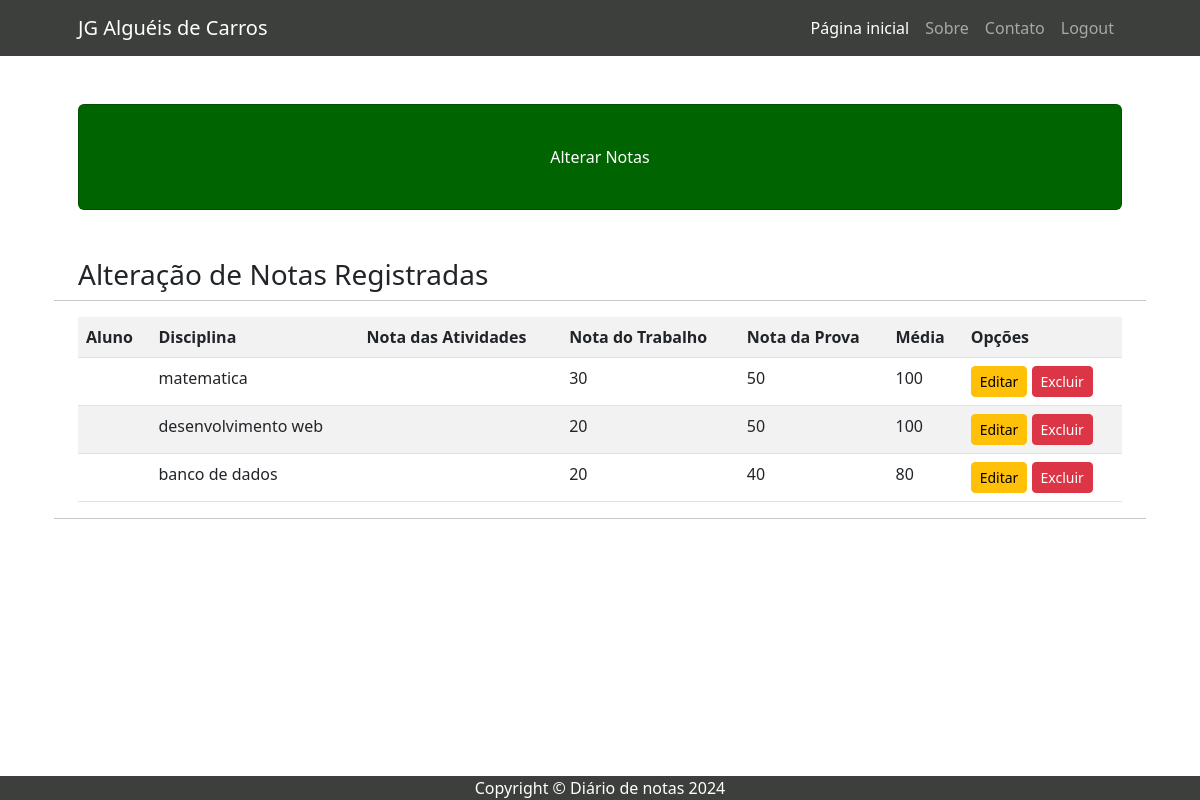
The page /alterar/ (signed in) on the database its author committed.
### usuarios/models.py (models this page shows)
class Nota(models.Model):
    nome_aluno = models.CharField(max_length = 200)
    disciplina = models.CharField(max_length = 200)
    nota_atividade = models.IntegerField(default = 0)
    nota_trabalho = models.IntegerField(default = 0)
    nota_prova = models.IntegerField(default = 0)
    media = models.IntegerField(blank = True, default = 0)

### usuarios/views.py (the view)
# urls.py: path('alterar/', views.alterar, name = 'alterar'),
def alterar(request):
    if request.method == "GET":
        if request.user.is_authenticated:
            lista_notas = Nota.objects.all()
            dicionario_notas = {'lista_notas':lista_notas}
            return render(request, 'usuarios/alterar.html', dicionario_notas)
        else:
            return HttpResponse("Faça o login para acessar!")

### usuarios/templates/usuarios/alterar.html (shortened to what this page needs)
{% extends 'usuarios/base.html' %}
{% block titulo %}Alterar Notas{% endblock %}
{% block conteudo %}
<h3>Alteração de Notas Registradas</h3>
<hr>
<div class = "table-responsive">
    <table class = "table table-striped">
        <tr>
            <th>Aluno</th>
            <th>Disciplina</th>
            <th>Nota das Atividades</th>
            <th>Nota do Trabalho</th>
            <th>Nota da Prova</th>
            <th>Média</th>
            <th>Opções</th>
        </tr>
        {% for campo in lista_notas %}
        <tr>
            <td>{{ user.first_name }}</td>
            <td>{{ campo.disciplina }}</td>
            <td>{{ campo.nota_atividades }}</td>
            <td>{{ campo.nota_trabalho }}</td>
            <td>{{ campo.nota_prova }}</td>
            <td>{{ campo.media }}</td>
            <td>
                <a href = "{% url 'editar_verificacao' campo.pk %}" class = "btn btn-warning btn-sm">Editar</a>
                <a href = "{% url 'excluir_verificacao' campo.pk %}" class = "btn btn-danger btn-sm">Excluir</a>
            </td>
        </tr>
        {% empty %}
        <tr>
            <td colspan = "6">Nenhum registro encontrado.</td>
        </tr>
        {% endfor %}
    </table>
</div>
<hr>
{% endblock %}

### rows shown on the page
Nota: disciplina "matematica", nota_trabalho "30", nota_prova "50", media "100"
Nota: disciplina "desenvolvimento web", nota_trabalho "20", nota_prova "50", media "100"
Nota: disciplina "banco de dados", nota_trabalho "20", nota_prova "40", media "80"
